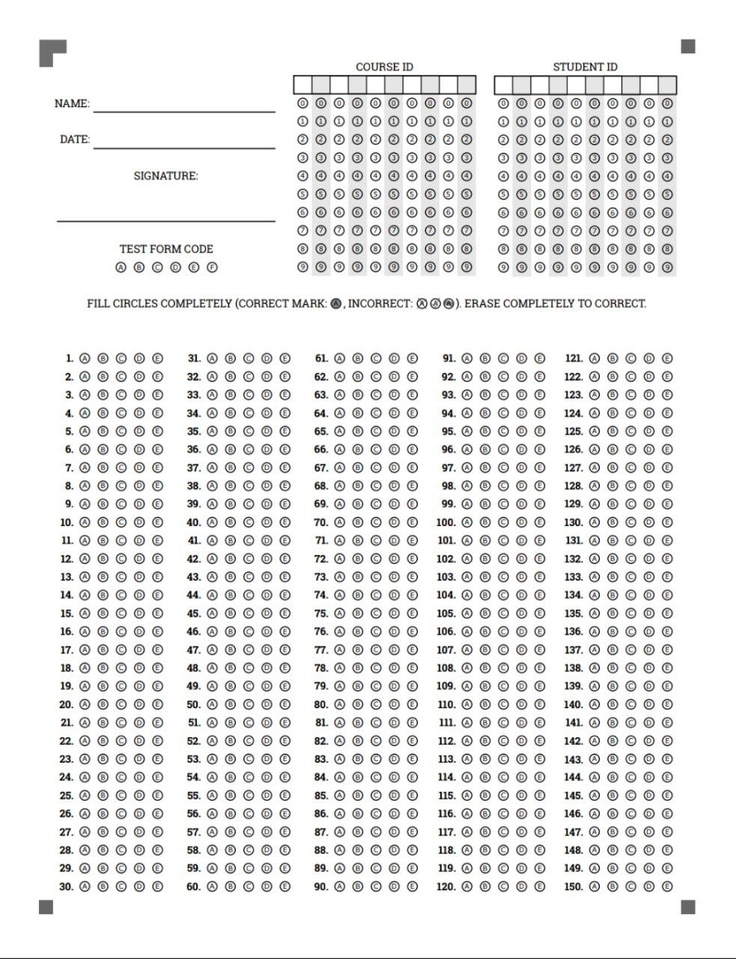
#> input picture omrfull.jpg, 736 x 959 px, shrunk from 983 x 1280 before the run
$ python omrsheetsplit.py
#> lines starting #> are read from the running program, lines starting #| are printed output that depends on the picture
import cv2 as cv
import numpy as np

# Read the image
img = cv.imread("omrfull.jpg")
#> img is the input picture: shape (959, 736, 3); mean B, G, R 234.2, 234.6, 234.4
if img is None:
    print("Image not found!")
    exit()

# Get image dimensions
height, width, _ = img.shape
#> height = 959; width = 736

# Calculate the dividing point
divide_point = height // 3
#> divide_point = 319

# Split the image
top_part = img[:divide_point, :]
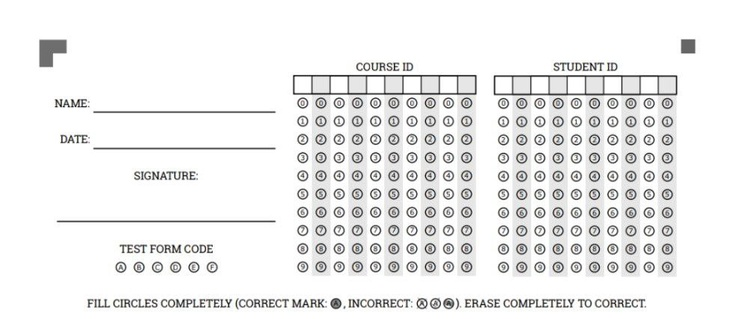
#> top_part: shape (319, 736, 3); mean B, G, R 236.9, 237.1, 237.1
bottom_part = img[divide_point:, :]
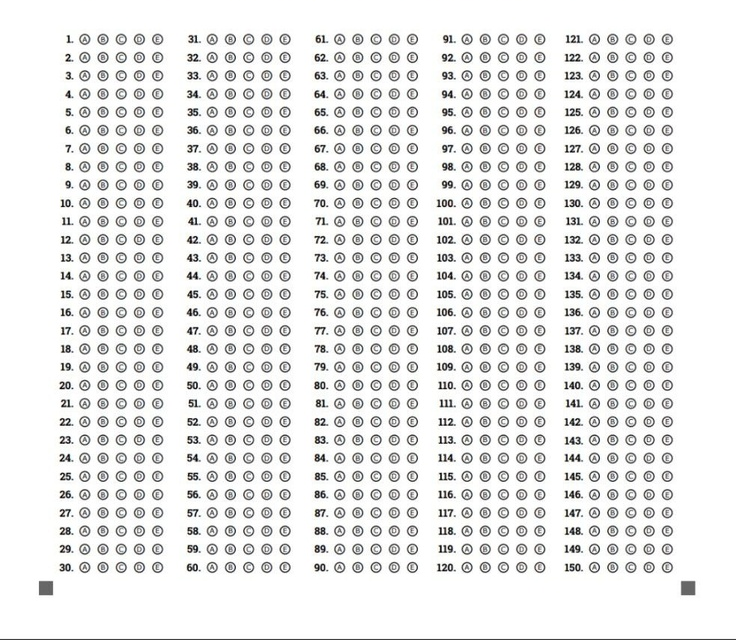
#> bottom_part: shape (640, 736, 3); mean B, G, R 232.8, 233.3, 233.1

# Show the two parts
cv.imshow("Top Part (1:4)", top_part)
cv.imshow("Bottom Part (3:4)", bottom_part)

# Wait for a key press and close the windows
cv.waitKey(0)
cv.destroyAllWindows()

# Optionally save the parts
cv.imwrite("top_part.jpg", top_part)
cv.imwrite("bottom_part.jpg", bottom_part)

$ run again, with omrsheet.jpg copied over omrfull.jpg
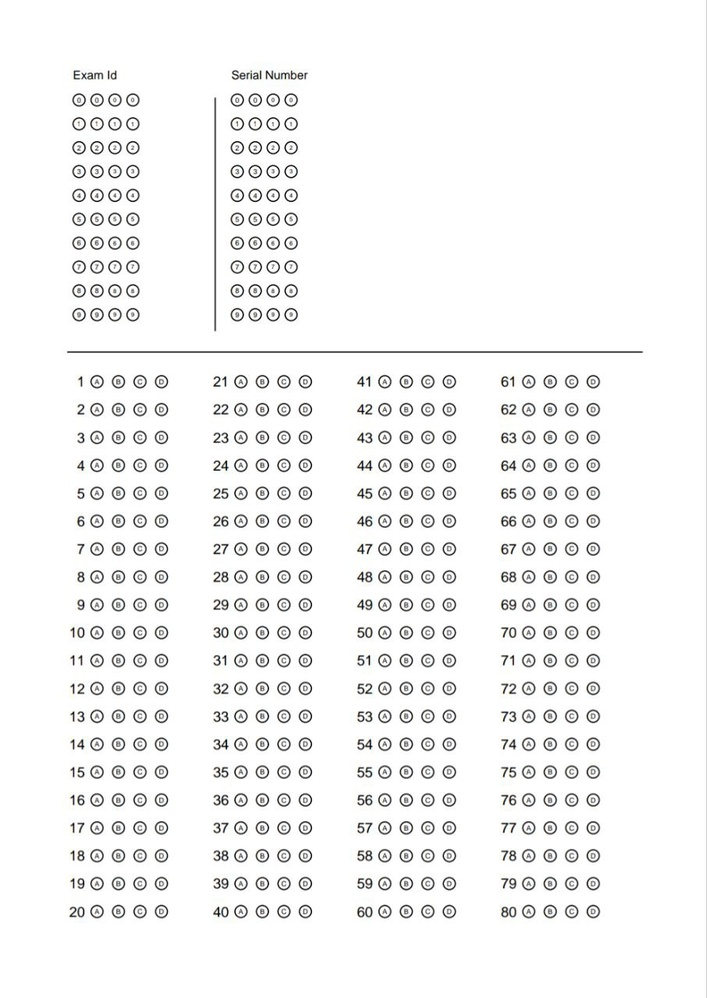
#> input picture omrsheet.jpg, 707 x 998 px, shrunk from 906 x 1280 before the run
#> img is the input picture: shape (998, 707, 3); mean B, G, R 244.5, 244.7, 244.6
#> `top_part = img[:divide_point, :]`:
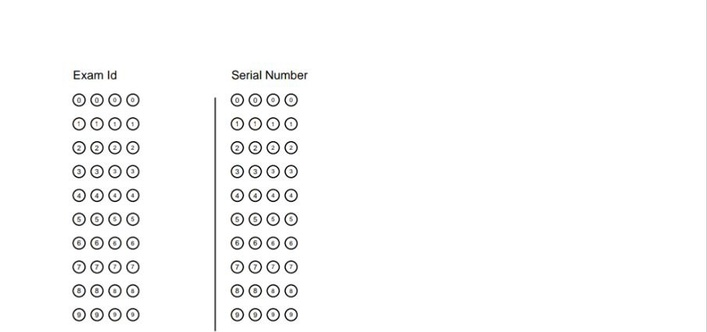
#> top_part: shape (332, 707, 3); mean B, G, R 249.4, 249.5, 249.5
#> `bottom_part = img[divide_point:, :]`:
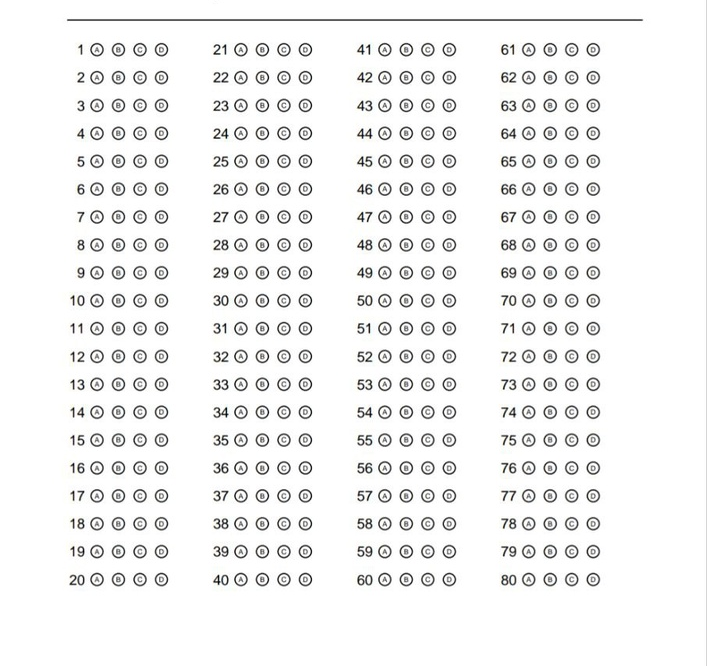
#> bottom_part: shape (666, 707, 3); mean B, G, R 242.1, 242.3, 242.2

$ run again, with bottom_part.png saved as omrfull.jpg
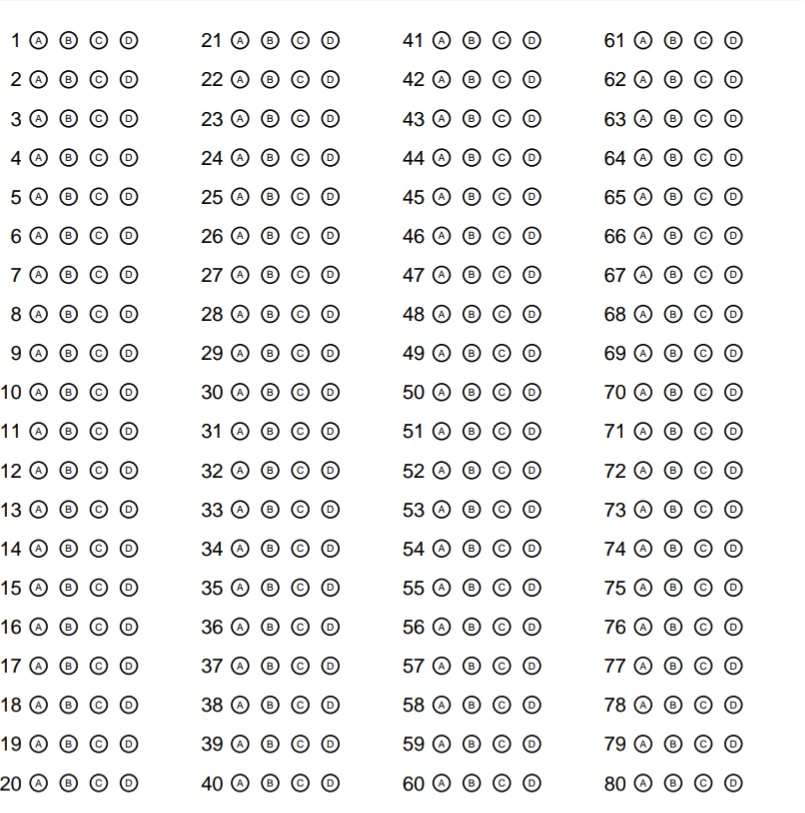
#> input picture bottom_part.png, 805 x 813 px
#> img is the input picture: shape (813, 805, 3); mean B, G, R 238.3, 238.5, 238.4
#> `top_part = img[:divide_point, :]`:
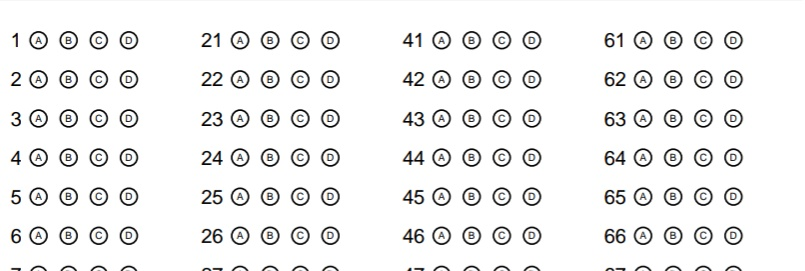
#> top_part: shape (271, 805, 3); mean B, G, R 239.3, 239.5, 239.4
#> `bottom_part = img[divide_point:, :]`:
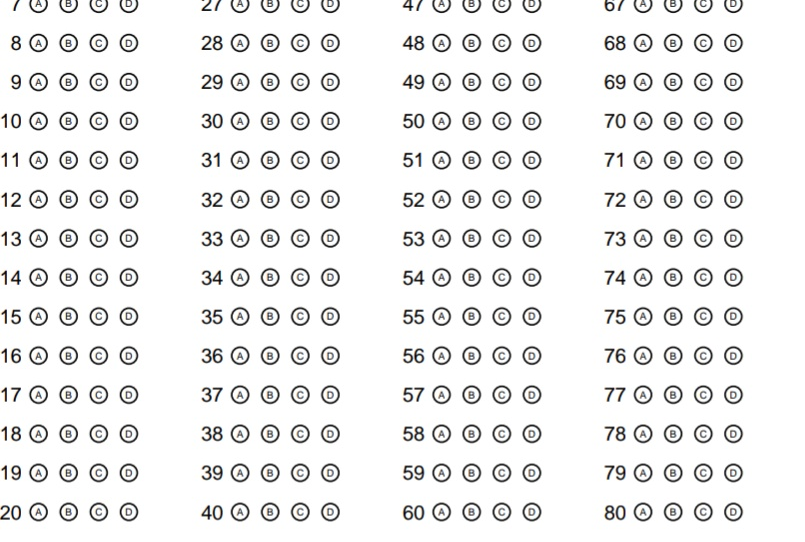
#> bottom_part: shape (542, 805, 3); mean B, G, R 237.7, 238, 237.9
